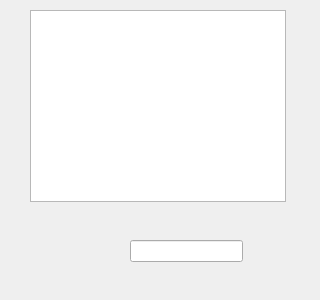
<?xml version="1.0" encoding="UTF-8"?>
<ui version="4.0">
 <class>Prosmotr</class>
 <widget class="QWidget" name="Prosmotr">
  <property name="geometry">
   <rect>
    <x>0</x>
    <y>0</y>
    <width>320</width>
    <height>300</height>
   </rect>
  </property>
  <property name="windowTitle">
   <string>Form</string>
  </property>
  <widget class="QListView" name="listView">
   <property name="geometry">
    <rect>
     <x>30</x>
     <y>10</y>
     <width>256</width>
     <height>192</height>
    </rect>
   </property>
  </widget>
  <widget class="QLineEdit" name="lineEdit">
   <property name="geometry">
    <rect>
     <x>130</x>
     <y>240</y>
     <width>113</width>
     <height>22</height>
    </rect>
   </property>
  </widget>
 </widget>
 <resources/>
 <connections/>
</ui>
